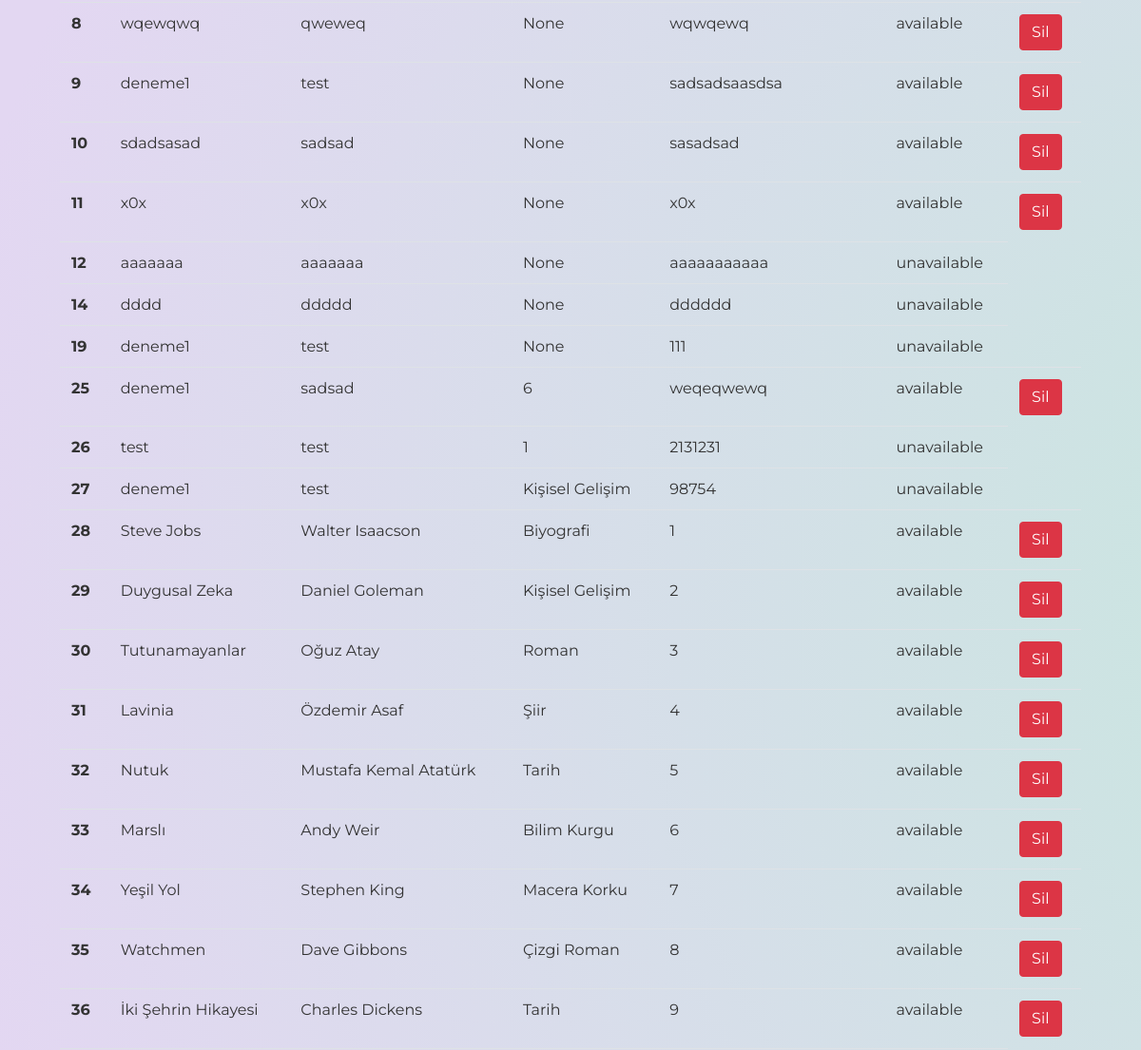
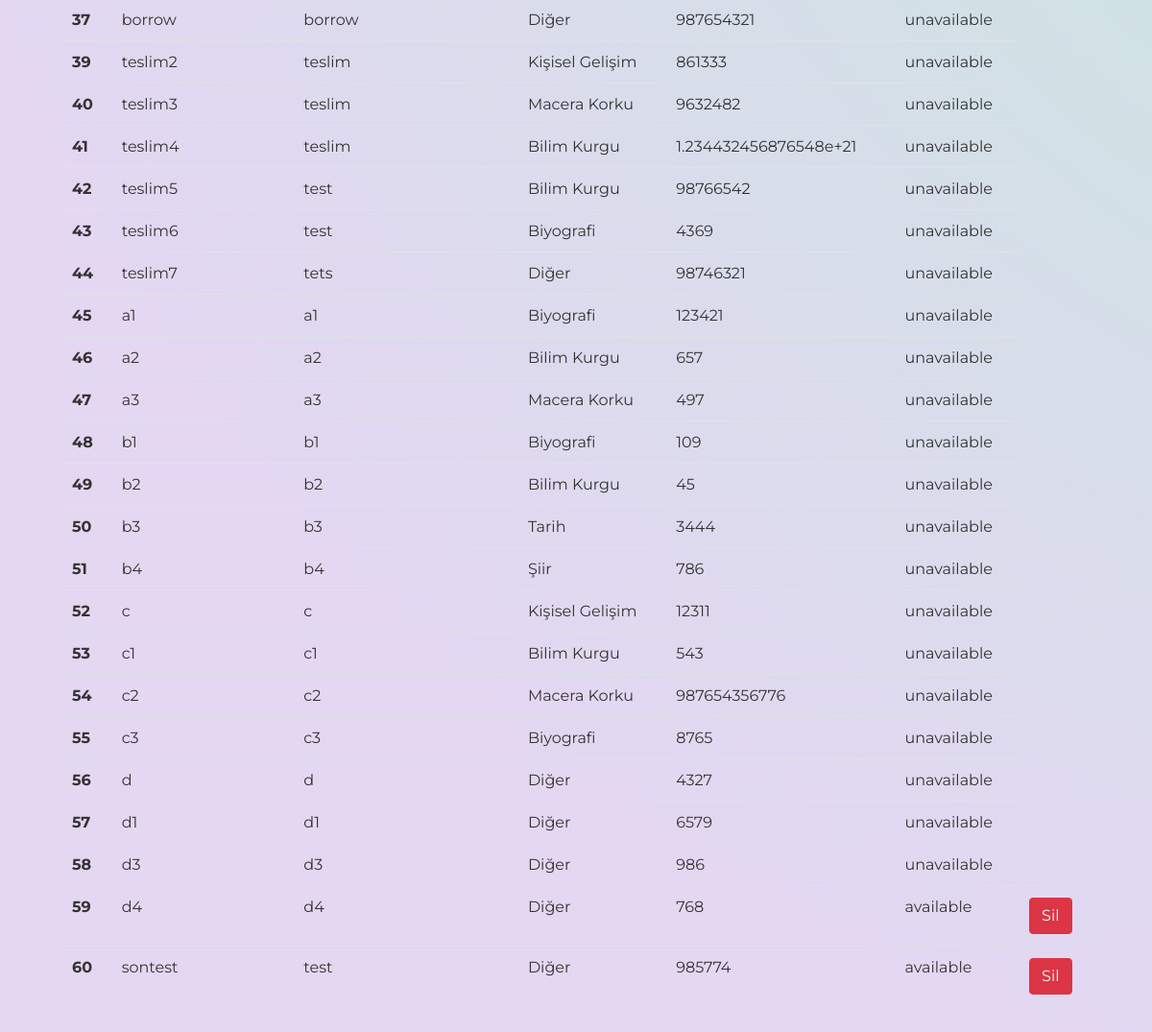
Page /admin_book (lower part) on the earlier database version (2 pictures, top to bottom).
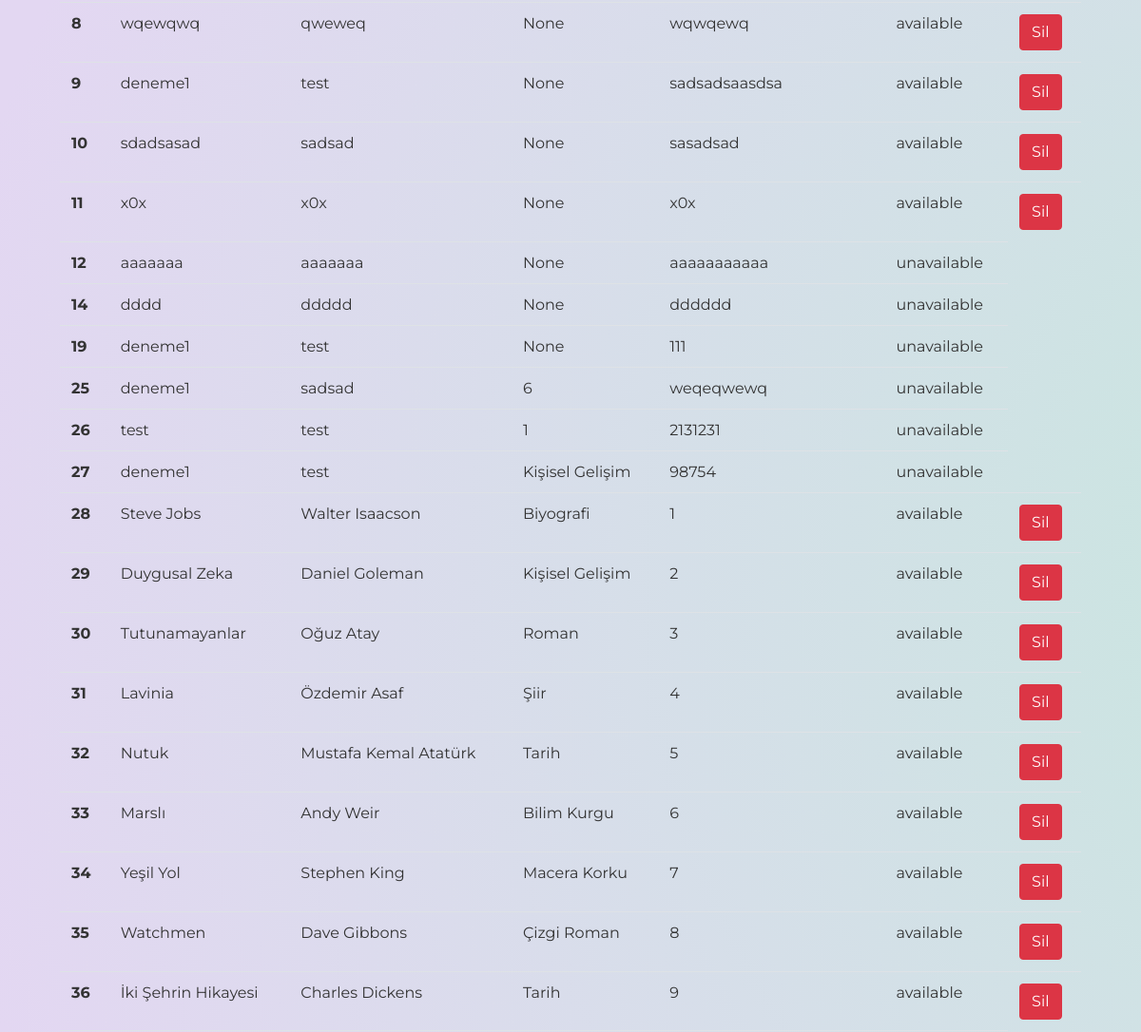
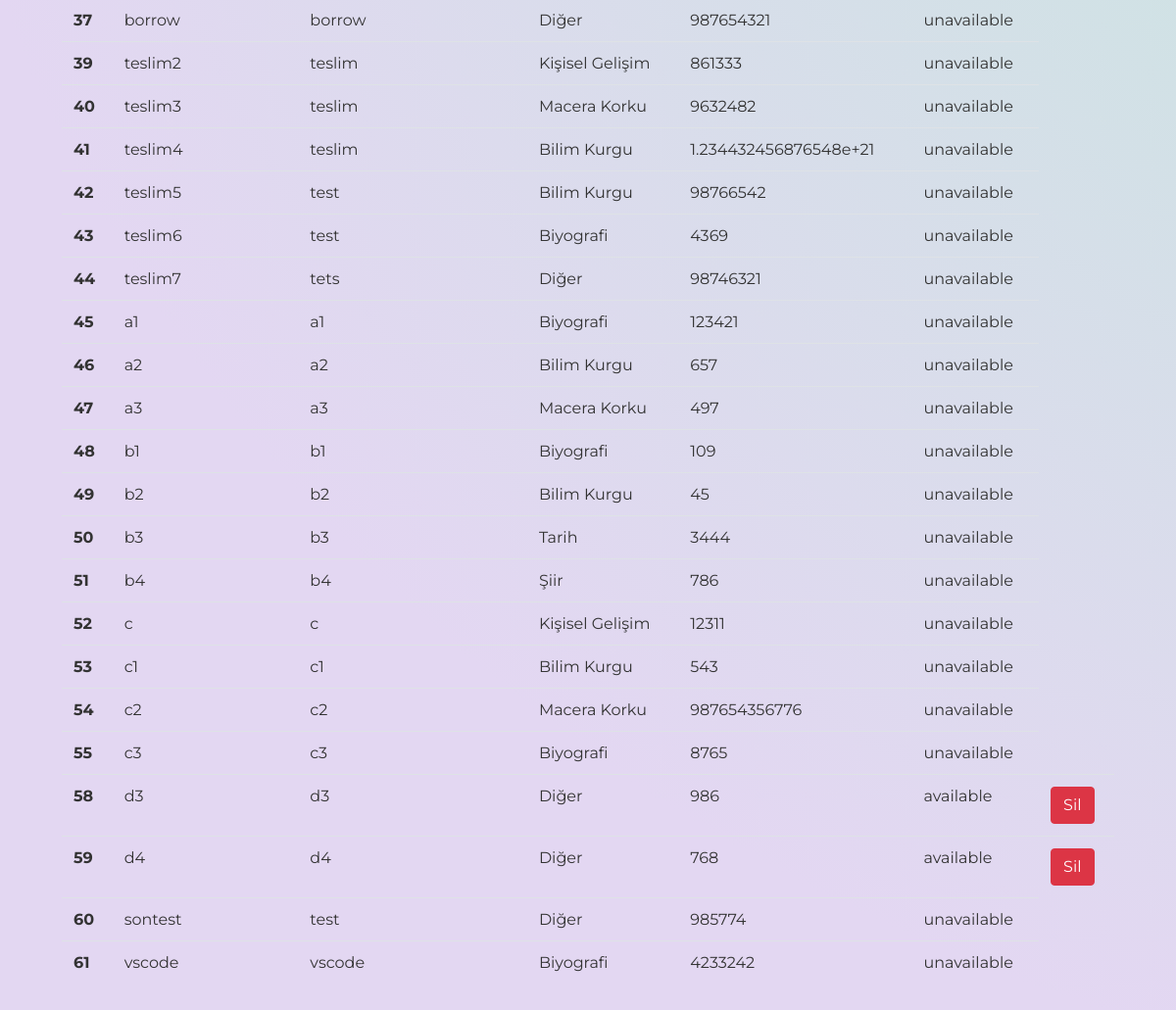
Same page on the later database version (2 pictures, top to bottom).
### Models/book.py (models this page shows)
class Book(db.Model):
    id = db.Column(db.Integer, primary_key=True)
    title = db.Column(db.String(200))
    author = db.Column(db.String(200))
    type = db.Column(db.String(200))
    barcode = db.Column(db.Integer)
    status = db.Column(db.Boolean, default=True)

### Routes/routes.py (the view)
@routes.route("/admin_book")
def admin_book():
    books = Book.query.all()
    types = Type.query.all()
    return render_template("admin_book.html",books=books,types=types)

### templates/admin_book.html (shortened to what this page needs)
<html>
<head>
    <link rel="stylesheet" href="https://maxcdn.bootstrapcdn.com/bootstrap/4.0.0/css/bootstrap.min.css">
    <link rel="stylesheet" type="text/css" href="../static/css/home.css" />
</head>
<body>
    <div>
        <div style="margin-top: 150px;" class="container">
            <table class="table table-hover">
                <br><br><br>
                <tbody>
                    {%for book in books %}
                    <tr>
                        <th scope="row">{{book.id}}</th>
                        <td>{{book.title}}</td>
                        <td>{{book.author}}</td>
                        <td>{{book.type}}</td>
                        <td>{{book.barcode}}</td>
                        {% if book.status==True %}
                        <td>available</td>
                        <td><a href="/book_delete/{{book.id}}" class="btn btn-danger">Sil</a>
                        {% else %}
                        <td>unavailable</td>
                        {% endif %}
                    </tr>
                    {% endfor %}
                </tbody>
            </table>
        </div>
    </div>
</body>
</html>

### static/css/home.css (style rules this page uses)
body { font-family: "Montserrat", Helvetica, sans-serif; background: radial-gradient( ellipse at center, rgba(194, 234, 219, 1) 0%, rgba(227, 215, 242, 1) 74%, rgba(227, 215, 242, 1) 74%); background-size: 300%; padding: 3em; color: #333; }
a { font-weight: 400; font-size: 18px; -webkit-transition: all 0.25s; transition: all 0.25s; }

Differences in the rows shown:
removed Book: id "56", title "d", author "d", type "Diğer", barcode "4327", status "unavailable"
removed Book: id "57", title "d1", author "d1", type "Diğer", barcode "6579", status "unavailable"
changed Book "weqeqwewq": status "available Sil" → "unavailable"
changed Book id 58: status "unavailable" → "available Sil"
changed Book "sontest": status "available Sil" → "unavailable"
added Book: id "61", title "vscode", author "vscode", type "Biyografi", barcode "4233242", status "unavailable"
